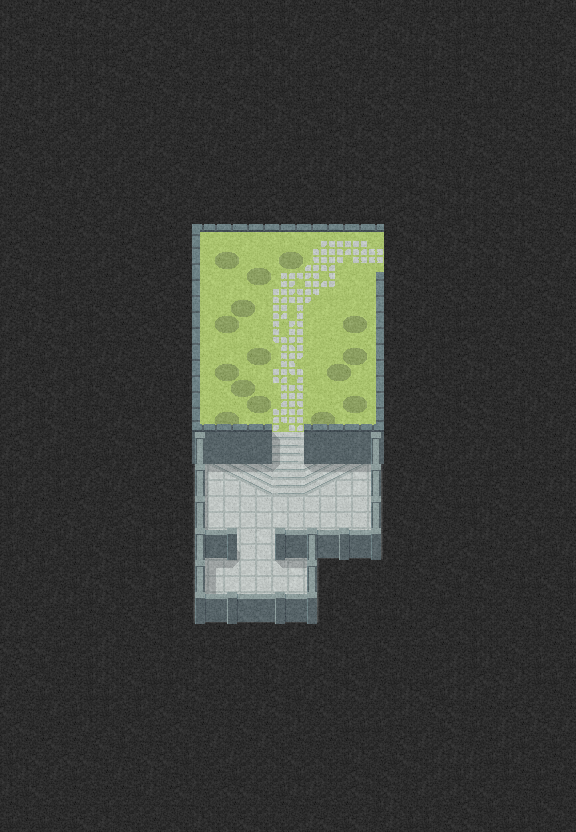

The image is a tile-based game level rendered from a .tmx file. Its description and source (layers, tilesets, objects; grid data summarised) follow:
An orthogonal 36x52 tile map with 16x16 px tiles, 11 tile layers (Light grass, Ruin tiles, Fades to black, Ruin stairs, ...), 5 tilesets and 14 objects.

<map version="1.10" tiledversion="1.10.1" orientation="orthogonal" renderorder="right-up" width="36" height="52" tilewidth="16" tileheight="16" infinite="0" parallaxoriginx="288" parallaxoriginy="416" nextlayerid="18" nextobjectid="25">
 <tileset firstgid="1" name="ruins" tilewidth="16" tileheight="16" tilecount="140" columns="7">
  <image source="ruins.png" width="112" height="320" />
 </tileset>
 <tileset firstgid="141" name="grass" tilewidth="16" tileheight="16" tilecount="40" columns="4">
  <image source="grass.png" width="64" height="160" />
 </tileset>
 <tileset firstgid="181" name="fade" tilewidth="16" tileheight="16" tilecount="6" columns="2">
  <image source="fade.png" width="32" height="48" />
 </tileset>
 <tileset firstgid="187" source="shadows.tsx" />
 <tileset firstgid="203" source="trees.tsx" />
 <objectgroup id="15" name="Text">
  <object id="12" x="336" y="576" width="48" height="17.875">
   <text fontfamily="Segoe UI" pixelsize="12" wrap="1" color="#55ffff">raytmx</text>
  </object>
 </objectgroup>
 <group id="5" name="Floors">
  <layer id="10" name="Light grass" width="36" height="52">
   <data>[1872 cells, 156 non-empty, 2 distinct tile ids]</data>
  </layer>
  <layer id="9" name="Ruin tiles" width="36" height="52">
   <data>[1872 cells, 129 non-empty, 5 distinct tile ids]</data>
  </layer>
  <layer id="7" name="Fades to black" width="36" height="52">
   <data>[1872 cells, 30 non-empty, 3 distinct tile ids]</data>
  </layer>
  <layer id="8" name="Ruin stairs" width="36" height="52">
   <data>[1872 cells, 20 non-empty, 5 distinct tile ids]</data>
  </layer>
  <layer id="12" name="Shadows 1" width="36" height="52">
   <data>[1872 cells, 77 non-empty, 12 distinct tile ids]</data>
  </layer>
  <layer id="11" name="Shadows 2" width="36" height="52">
   <data>[1872 cells, 16 non-empty, 4 distinct tile ids]</data>
  </layer>
 </group>
 <group id="4" name="Edges">
  <layer id="1" name="Ruin ledges" width="36" height="52">
   <data>[1872 cells, 62 non-empty, 6 distinct tile ids]</data>
  </layer>
  <layer id="6" name="Ruin walls" width="36" height="52">
   <data>[1872 cells, 52 non-empty, 16 distinct tile ids]</data>
  </layer>
 </group>
 <group id="3" name="Trees">
  <layer id="14" name="Trees 1" width="36" height="52">
   <data>[1872 cells, 66 non-empty, 6 distinct tile ids]</data>
  </layer>
  <layer id="13" name="Trees 2" width="36" height="52">
   <data>[1872 cells, 24 non-empty, 6 distinct tile ids]</data>
  </layer>
 </group>
 <layer id="17" name="Fog" width="36" height="52" parallaxx="0.2" parallaxy="0.2">
  <data>[1872 cells, 1872 non-empty, 7 distinct tile ids]</data>
 </layer>
 <objectgroup color="#400000ff" id="16" name="Doors">
  <object id="15" template="door.tx" x="368" y="240">
   <properties>
    <property name="direction" value="west" />
    <property name="name" value="garden upper" />
    <property name="to" value="spawn" />
   </properties>
  </object>
  <object id="18" template="door.tx" x="288" y="576">
   <properties>
    <property name="one-off" value="This property exists solely to create a property not from the template, forcing a merge" />
   </properties>
  </object>
  <object id="24" template="door.tx" x="368" y="256">
   <properties>
    <property name="direction" value="west" />
    <property name="name" value="garden lower" />
    <property name="to" value="spawn" />
   </properties>
  </object>
 </objectgroup>
 <objectgroup color="#40aa00ff" draworder="index" id="2" name="Walls">
  <properties>
   <property name="bool property" type="bool" value="true" />
   <property name="color property" type="color" value="#ff55ffff" />
   <property name="float property" type="float" value="3.1415926" />
   <property name="int property" type="int" value="64" />
   <property name="string property" value="string value" />
  </properties>
  <object id="1" x="208" y="224" width="48" height="16" />
  <object id="2" x="256" y="224" width="128" height="16" />
  <object id="3" x="192" y="224" width="16" height="400" />
  <object id="4" x="208" y="592" width="112" height="32" />
  <object id="5" x="208" y="528" width="32" height="32" />
  <object id="7" x="208" y="416" width="64" height="48" />
  <object id="8" x="304" y="416" width="64" height="48" />
  <object id="9" x="368" y="272" width="16" height="288" />
  <object id="10" x="272" y="528" width="96" height="32" />
  <object id="11" x="304" y="560" width="16" height="32" />
 </objectgroup>
</map>
